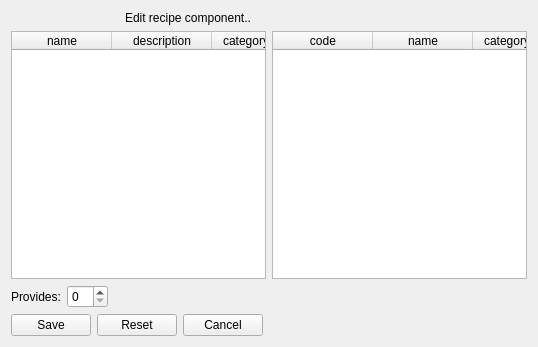
<?xml version="1.0" encoding="UTF-8"?>
<ui version="4.0">
 <class>recipe_component_edit_form</class>
 <widget class="QWidget" name="recipe_component_edit_form">
  <property name="geometry">
   <rect>
    <x>0</x>
    <y>0</y>
    <width>538</width>
    <height>347</height>
   </rect>
  </property>
  <property name="windowTitle">
   <string>Edit recipe component</string>
  </property>
  <property name="initAction" stdset="0">
   <string>read</string>
  </property>
  <property name="doctype" stdset="0">
   <string>RecipeComponentRequest.simpleform</string>
  </property>
  <property name="rootelement" stdset="0">
   <string notr="true">RecipeComponent</string>
  </property>
  <property name="recipe_id" stdset="0">
   <string notr="true">{global.recipe_id}</string>
  </property>
  <property name="component_id" stdset="0">
   <string notr="true">{global.component_id}</string>
  </property>
  <layout class="QGridLayout" name="gridLayout">
   <item row="5" column="0">
    <layout class="QHBoxLayout" name="horizontalLayout">
     <item>
      <widget class="QPushButton" name="link">
       <property name="text">
        <string>Save</string>
       </property>
       <property name="form" stdset="0">
        <string notr="true">recipe_component</string>
       </property>
       <property name="global.recipeState" stdset="0">
        <string notr="true">{recipe.state}</string>
       </property>
       <property name="global.componentState" stdset="0">
        <string notr="true">{component.state}</string>
       </property>
       <property name="global.recipe_id" stdset="0">
        <string notr="true">{recipe.id}</string>
       </property>
       <property name="global.component_id" stdset="0">
        <string notr="true">{component.id}</string>
       </property>
       <property name="action" stdset="0">
        <string>create</string>
       </property>
       <property name="doctype" stdset="0">
        <string notr="true">RecipeComponent.simpleform</string>
       </property>
       <property name="rootelement" stdset="0">
        <string notr="true">RecipeComponent</string>
       </property>
      </widget>
     </item>
     <item>
      <widget class="QPushButton" name="pushButton">
       <property name="text">
        <string>Reset</string>
       </property>
       <property name="action" stdset="0">
        <string>read</string>
       </property>
       <property name="doctype" stdset="0">
        <string>RecipeComponentRequest.simpleform</string>
       </property>
       <property name="rootelement" stdset="0">
        <string>RecipeComponent</string>
       </property>
       <property name="recipe_id" stdset="0">
        <string>{global.recipe_id}</string>
       </property>
       <property name="component_id" stdset="0">
        <string>{global.component_id}</string>
       </property>
      </widget>
     </item>
     <item>
      <widget class="QPushButton" name="cancel">
       <property name="text">
        <string>Cancel</string>
       </property>
       <property name="form" stdset="0">
        <string notr="true">recipe_component</string>
       </property>
       <property name="global.recipeState" stdset="0">
        <string notr="true">{recipe.state}</string>
       </property>
       <property name="global.componentState" stdset="0">
        <string notr="true">{component.state}</string>
       </property>
      </widget>
     </item>
     <item>
      <spacer name="horizontalSpacer">
       <property name="orientation">
        <enum>Qt::Horizontal</enum>
       </property>
       <property name="sizeHint" stdset="0">
        <size>
         <width>40</width>
         <height>20</height>
        </size>
       </property>
      </spacer>
     </item>
    </layout>
   </item>
   <item row="0" column="0">
    <layout class="QHBoxLayout" name="horizontalLayout_2">
     <item>
      <widget class="QLabel" name="label_2">
       <property name="maximumSize">
        <size>
         <width>32</width>
         <height>32</height>
        </size>
       </property>
       <property name="text">
        <string/>
       </property>
      </widget>
     </item>
     <item>
      <widget class="QLabel" name="label_3">
       <property name="maximumSize">
        <size>
         <width>32</width>
         <height>32</height>
        </size>
       </property>
       <property name="text">
        <string/>
       </property>
       <property name="pixmap">
        <pixmap resource="../qtclient.qrc">:/images/link_edit.png</pixmap>
       </property>
      </widget>
     </item>
     <item>
      <widget class="QLabel" name="label_4">
       <property name="maximumSize">
        <size>
         <width>32</width>
         <height>32</height>
        </size>
       </property>
       <property name="text">
        <string/>
       </property>
       <property name="pixmap">
        <pixmap resource="../qtclient.qrc">:/images/bricks.png</pixmap>
       </property>
      </widget>
     </item>
     <item>
      <widget class="QLabel" name="label">
       <property name="text">
        <string>Edit recipe component..</string>
       </property>
      </widget>
     </item>
    </layout>
   </item>
   <item row="2" column="0">
    <layout class="QGridLayout" name="gridLayout_2">
     <item row="0" column="1">
      <widget class="QTableWidget" name="component">
       <property name="horizontalScrollBarPolicy">
        <enum>Qt::ScrollBarAlwaysOff</enum>
       </property>
       <property name="alternatingRowColors">
        <bool>true</bool>
       </property>
       <property name="selectionMode">
        <enum>QAbstractItemView::SingleSelection</enum>
       </property>
       <property name="selectionBehavior">
        <enum>QAbstractItemView::SelectRows</enum>
       </property>
       <property name="showGrid">
        <bool>true</bool>
       </property>
       <property name="gridStyle">
        <enum>Qt::DotLine</enum>
       </property>
       <property name="sortingEnabled">
        <bool>true</bool>
       </property>
       <property name="doctype" stdset="0">
        <string notr="true">ComponentListRequest.simpleform</string>
       </property>
       <property name="rootelement" stdset="0">
        <string notr="true">component</string>
       </property>
       <property name="state" stdset="0">
        <string notr="true">{global.componentState}</string>
       </property>
       <property name="action" stdset="0">
        <string notr="true">read</string>
       </property>
       <attribute name="horizontalHeaderShowSortIndicator" stdset="0">
        <bool>true</bool>
       </attribute>
       <attribute name="verticalHeaderStretchLastSection">
        <bool>false</bool>
       </attribute>
       <column>
        <property name="text">
         <string>code</string>
        </property>
       </column>
       <column>
        <property name="text">
         <string>name</string>
        </property>
       </column>
       <column>
        <property name="text">
         <string>categoryName</string>
        </property>
       </column>
       <column>
        <property name="text">
         <string>manufacturerName</string>
        </property>
       </column>
       <column>
        <property name="text">
         <string>mfgCode</string>
        </property>
       </column>
       <column>
        <property name="text">
         <string>webPage</string>
        </property>
       </column>
       <column>
        <property name="text">
         <string>description</string>
        </property>
       </column>
       <column>
        <property name="text">
         <string>price</string>
        </property>
       </column>
      </widget>
     </item>
     <item row="2" column="0">
      <layout class="QHBoxLayout" name="horizontalLayout_3"/>
     </item>
     <item row="0" column="0">
      <widget class="QTableWidget" name="recipe">
       <property name="horizontalScrollBarPolicy">
        <enum>Qt::ScrollBarAlwaysOff</enum>
       </property>
       <property name="alternatingRowColors">
        <bool>true</bool>
       </property>
       <property name="selectionMode">
        <enum>QAbstractItemView::SingleSelection</enum>
       </property>
       <property name="selectionBehavior">
        <enum>QAbstractItemView::SelectRows</enum>
       </property>
       <property name="showGrid">
        <bool>true</bool>
       </property>
       <property name="gridStyle">
        <enum>Qt::DotLine</enum>
       </property>
       <property name="sortingEnabled">
        <bool>true</bool>
       </property>
       <property name="doctype" stdset="0">
        <string notr="true">RecipeListRequest.simpleform</string>
       </property>
       <property name="rootelement" stdset="0">
        <string notr="true">recipe</string>
       </property>
       <property name="state" stdset="0">
        <string notr="true">{global.recipeState}</string>
       </property>
       <property name="action" stdset="0">
        <string notr="true">read</string>
       </property>
       <attribute name="horizontalHeaderShowSortIndicator" stdset="0">
        <bool>true</bool>
       </attribute>
       <attribute name="verticalHeaderStretchLastSection">
        <bool>false</bool>
       </attribute>
       <column>
        <property name="text">
         <string>name</string>
        </property>
       </column>
       <column>
        <property name="text">
         <string>description</string>
        </property>
       </column>
       <column>
        <property name="text">
         <string>categoryName</string>
        </property>
       </column>
       <column>
        <property name="text">
         <string>creationDate</string>
        </property>
       </column>
       <column>
        <property name="text">
         <string>comment</string>
        </property>
       </column>
      </widget>
     </item>
    </layout>
   </item>
   <item row="3" column="0">
    <layout class="QFormLayout" name="formLayout">
     <property name="fieldGrowthPolicy">
      <enum>QFormLayout::AllNonFixedFieldsGrow</enum>
     </property>
     <item row="1" column="0">
      <widget class="QLabel" name="label_requires">
       <property name="text">
        <string>Provides:</string>
       </property>
      </widget>
     </item>
     <item row="1" column="1">
      <layout class="QHBoxLayout" name="horizontalLayout_5">
       <item>
        <widget class="QSpinBox" name="quantity"/>
       </item>
       <item>
        <spacer name="horizontalSpacer_2">
         <property name="orientation">
          <enum>Qt::Horizontal</enum>
         </property>
         <property name="sizeHint" stdset="0">
          <size>
           <width>40</width>
           <height>20</height>
          </size>
         </property>
        </spacer>
       </item>
      </layout>
     </item>
    </layout>
   </item>
  </layout>
 </widget>
 <tabstops>
  <tabstop>recipe</tabstop>
  <tabstop>component</tabstop>
  <tabstop>quantity</tabstop>
  <tabstop>link</tabstop>
  <tabstop>pushButton</tabstop>
  <tabstop>cancel</tabstop>
 </tabstops>
 <resources>
  <include location="../qtclient.qrc"/>
  <include location="../qtclient.qrc"/>
 </resources>
 <connections/>
</ui>
